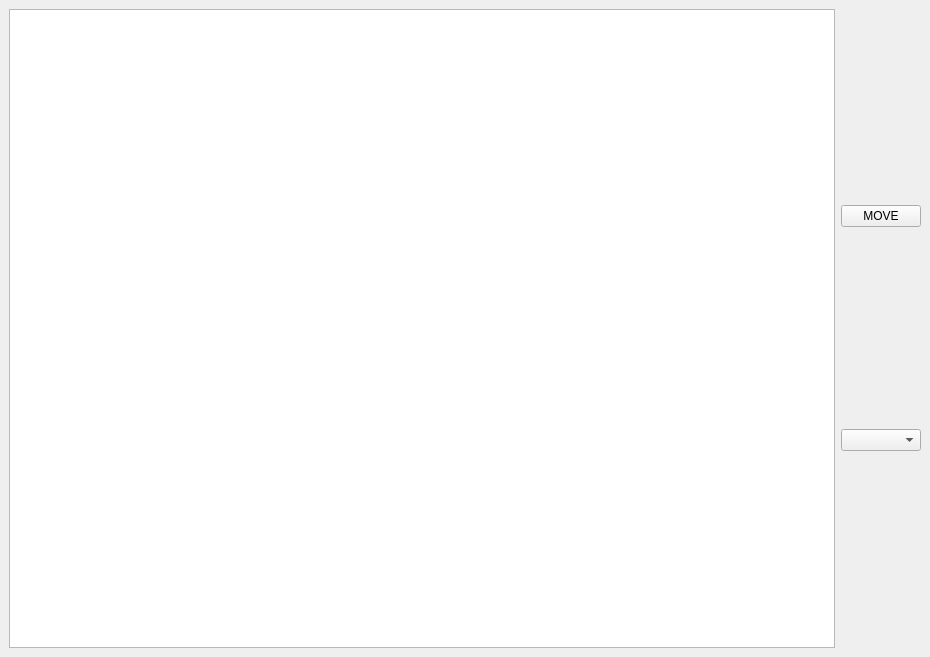
<?xml version="1.0" encoding="UTF-8"?>
<ui version="4.0">
 <class>MainWindow</class>
 <widget class="QMainWindow" name="MainWindow">
  <property name="geometry">
   <rect>
    <x>0</x>
    <y>0</y>
    <width>930</width>
    <height>657</height>
   </rect>
  </property>
  <property name="windowTitle">
   <string>DungeonWalker</string>
  </property>
  <widget class="QWidget" name="centralwidget">
   <layout class="QGridLayout" name="gridLayout_2">
    <item row="0" column="0">
     <widget class="QTableWidget" name="dungeonWidget">
      <property name="font">
       <font>
        <stylestrategy>PreferAntialias</stylestrategy>
       </font>
      </property>
      <attribute name="horizontalHeaderVisible">
       <bool>false</bool>
      </attribute>
      <attribute name="horizontalHeaderHighlightSections">
       <bool>false</bool>
      </attribute>
      <attribute name="verticalHeaderVisible">
       <bool>false</bool>
      </attribute>
      <attribute name="verticalHeaderHighlightSections">
       <bool>false</bool>
      </attribute>
     </widget>
    </item>
    <item row="0" column="3">
     <layout class="QVBoxLayout" name="verticalLayout_2">
      <item>
       <widget class="QPushButton" name="moveButton">
        <property name="text">
         <string>MOVE</string>
        </property>
       </widget>
      </item>
      <item>
       <widget class="QComboBox" name="searchComboBox"/>
      </item>
     </layout>
    </item>
   </layout>
  </widget>
 </widget>
 <resources/>
 <connections/>
</ui>
